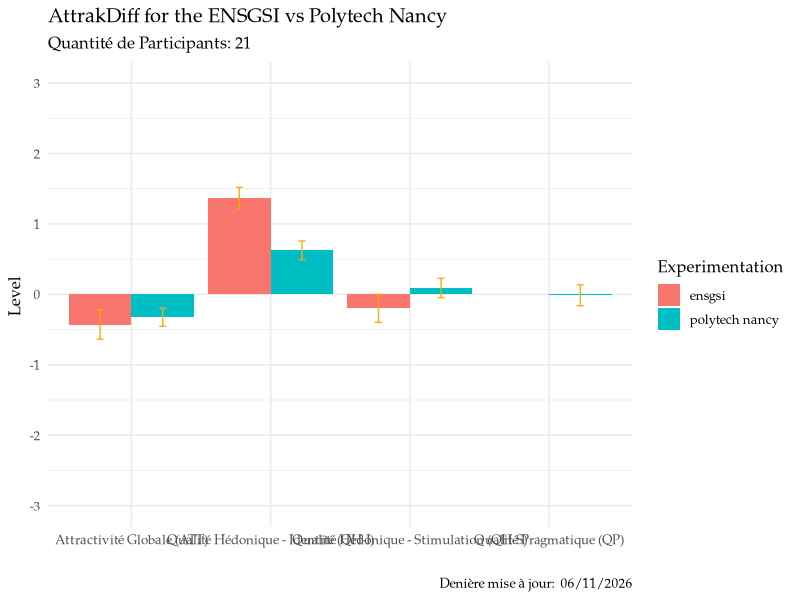
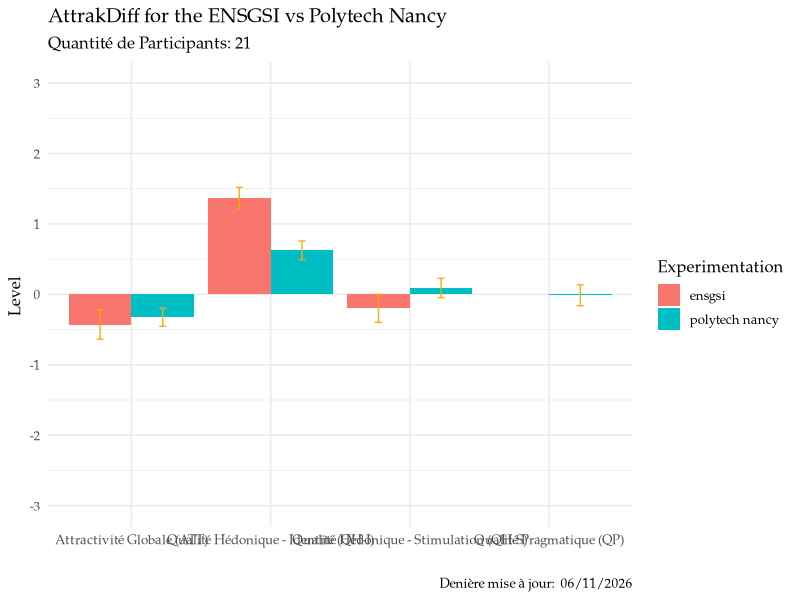
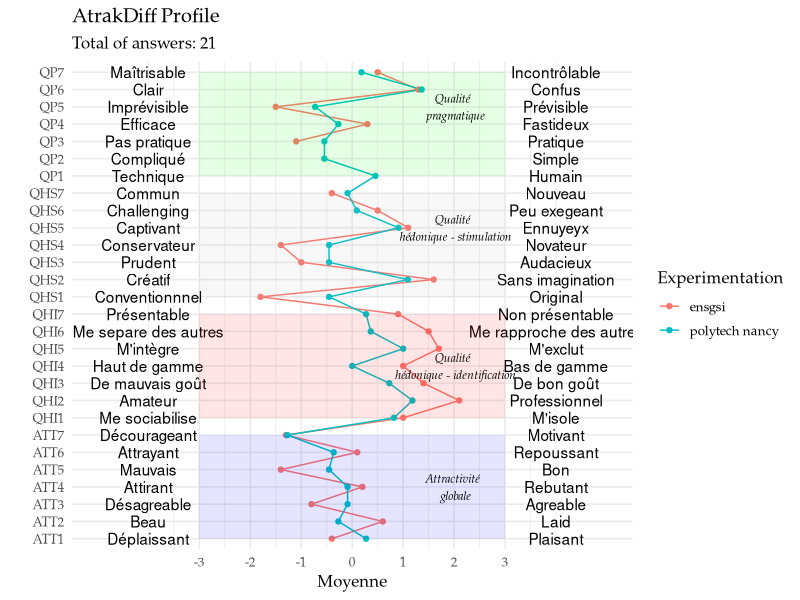
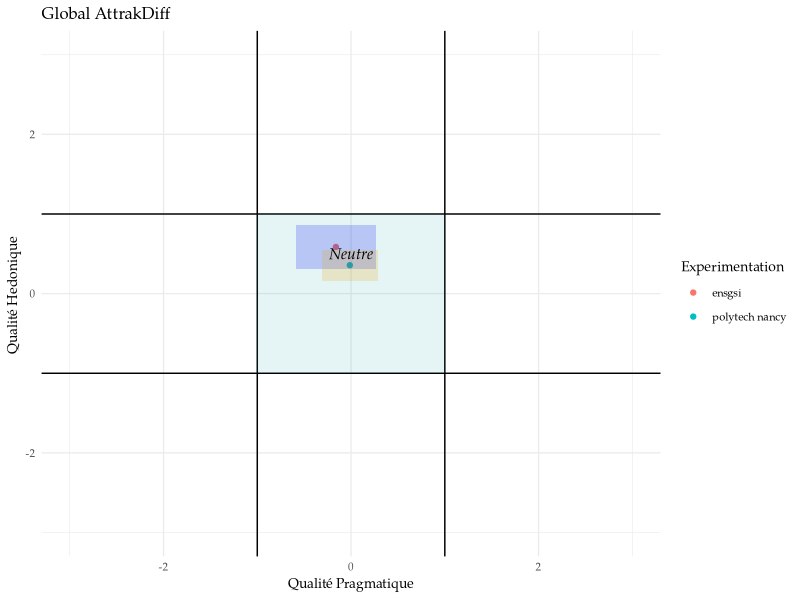
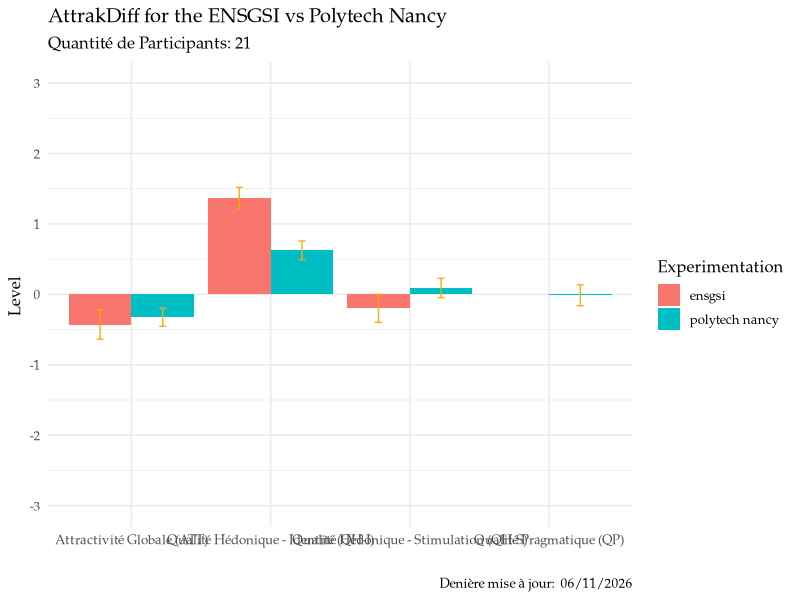
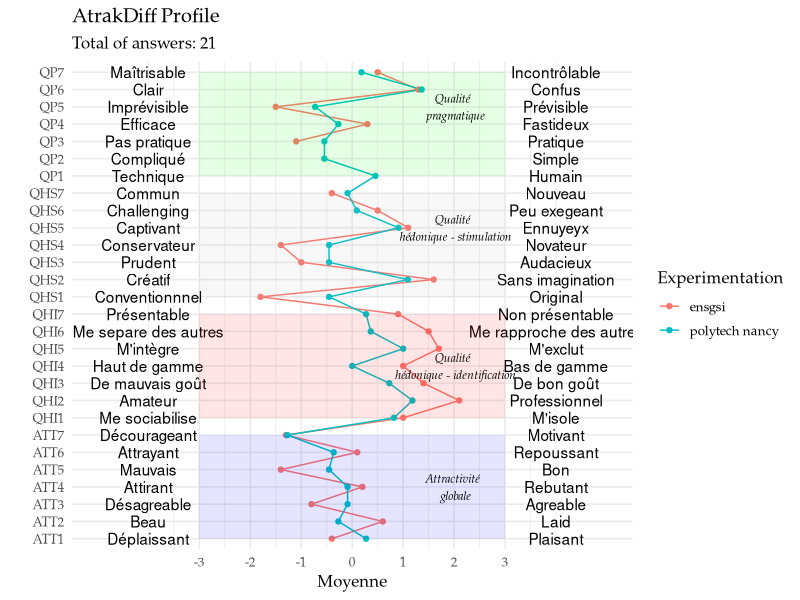
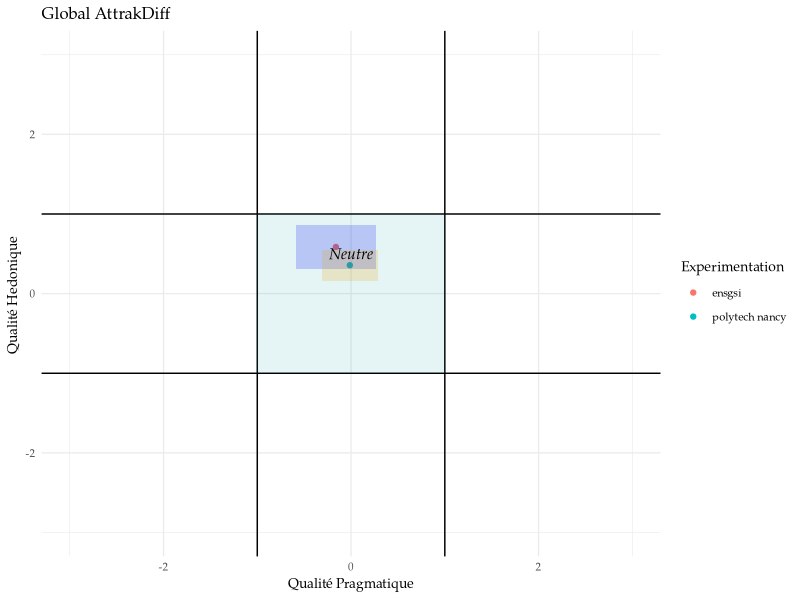

Generate these figures, in order, with R:
# ================ Script for data analysis ================
# Create a reproductible Script that enables the analysis of the AttrakDiff / UEQ Methodology

# Content:
#   1. Reading the Excel/CSV Data
#   2. Treating Excel/CSV Data
#   3. Making the Tables and the Graphics
#   4. Introduce the results in Rmarkdown table.

# Load the packages ----
library(tidyverse) # Data Science Tools
library(readxl)  # Read a Excel File


#  Reading the Data ----
## Méthodologie Attrakdiff ----
Attrakdiff <- read_csv("data/Data Experimentaion - Attrakdiff.csv")

### Version 2 Attrakdiff
Attrakdiff_donnes_final <- 
  Attrakdiff %>% 
  filter(Group == "Linda-Yasmine-Rodrigo-Syrine") %>% 
  select(Group:Status, QP1:ATT7)

titre <- "AttrakDiff for the ENSGSI vs Polytech Nancy"


# Data Analysis of the Methodologies ----
# Step 1 : Transformer les donnes dans une version longe ----
## function `gather()`: Fusionne des colonnes en lignes. 

## AttrakDiff Step 1 ----
Attrakdiff.step.1 <- Attrakdiff_donnes_final %>% gather(QP1:ATT7, key = "Variable", value = "Value")



# Step 2: Changer l'echelle des réponsesentre le range de (-3, +3)  ----
## function `mutate()`: Calcule et ajoute une ou plusieurs nouvelles variables
## function `case_when()`: Faire quelque chose en function d'une premise logique.


## AttrakDiff Step 2 ----

## Changing the scale of the answers (Page 16 du PDF) 
## See: https://carinelallemand.files.wordpress.com/2015/09/version-franc3a7aise-attrakdiff_lallemand_2015.pdf

Attrakdiff.step.2 <- 
  Attrakdiff.step.1 %>% 
  mutate(Valeur_ajuste = 
           case_when(
             Value == 7 ~ 3,
             Value == 6 ~ 2,
             Value == 5 ~ 1,
             Value == 4 ~ 0,
             Value == 3 ~ -1,
             Value == 2 ~ -2,
             Value == 1 ~ -3,
             TRUE ~ Value
           )
  )


# Step 3: Inverser certain valeurs en fonction de la Méthodplogie ----
## AttrakDiff Step 3 ----
### Approach 1 : en faisant pour chaque Variable ----
Attrakdiff.step.3 <- 
  Attrakdiff.step.2 %>% 
  mutate(Valeur_inverse= case_when(
    Variable == "QP1"   ~  Valeur_ajuste*(-1),
    Variable == "QP2"   ~  Valeur_ajuste*(-1),
    Variable == "QP3"   ~  Valeur_ajuste*(-1),
    Variable == "QP5"   ~  Valeur_ajuste*(-1),
    Variable == "ATT1"  ~  Valeur_ajuste*(-1),
    Variable == "ATT3"  ~  Valeur_ajuste*(-1),
    Variable == "ATT5"  ~  Valeur_ajuste*(-1),
    Variable == "ATT7"  ~  Valeur_ajuste*(-1),
    Variable == "QHS1"  ~  Valeur_ajuste*(-1),
    Variable == "QHS3"  ~  Valeur_ajuste*(-1),
    Variable == "QHS4"  ~  Valeur_ajuste*(-1),
    Variable == "QHS7"  ~  Valeur_ajuste*(-1),
    Variable == "QHS1"  ~  Valeur_ajuste*(-1),
    Variable == "QHS3"  ~  Valeur_ajuste*(-1),
    Variable == "QHS4"  ~  Valeur_ajuste*(-1),
    Variable == "QHS7"  ~  Valeur_ajuste*(-1),
    Variable == "QHS7"  ~  Valeur_ajuste*(-1),
    TRUE ~ Valeur_ajuste
  )
  )



# Step 4: Grouper les dimmensions du Modèle correspondant ----
## AttrakDiff Step 4 ----
Attrakdiff.step.4 <-
  Attrakdiff.step.3 %>% 
  mutate(
    Facteurs =
      case_when(
        str_detect(Variable, "QP") ~ "Qualité Pragmatique (QP)",
        str_detect(Variable, "QHS") ~ "Qualité Hédonique - Stimulation (QH-S)",
        str_detect(Variable, "QHI") ~ "Qualité Hédonique - Identité (QH-I)",
        str_detect(Variable, "ATT") ~ "Attractivité Globale (ATT)",
        TRUE ~ "ATTENTION, Erreur dans la basses de donnes"
      ))




# Step 5: Calculer les valeur moyennes et leur deviation standards ----
## function `group_by()`: Regroupe les observations par rapport à une ou plusieurs variables

# More Info: # https://www.r-graph-gallery.com/4-barplot-with-error-bar.html

## AttrakDiff Step 5 ----
Attrakdiff.step.5 <-
  Attrakdiff.step.4 %>%
  group_by(Experimentation,Facteurs) %>%
  summarise(Mean = mean(Valeur_inverse),
            Stand_dev = sd(Valeur_inverse),
            Se = Stand_dev / sqrt(length(Valeur_inverse))
  ) 



# Global Results ----
Attrakdiff.Results <- list()


### AttrakDiff Graphique 1 ----
Attrakdiff.Results$Graphique.1 <-
  Attrakdiff.step.5 %>% 
  ggplot() +
  aes( x=Facteurs, y=Mean, fill=Experimentation) +
  geom_bar(stat = "identity", position=position_dodge()) +
  geom_errorbar( aes(x=Facteurs, 
                     ymin = Mean - Se,
                     ymax = Mean + Se ),
                 position=position_dodge(.9),
                 width=0.1, colour="orange", alpha=0.9, size=0.5) +
  scale_y_continuous(limits = c(-3,3), breaks = c(-3:3)) +
  labs(x = "",
       y = "Level ",
       title = titre,
       subtitle = paste("Quantité de Participants:" , Attrakdiff_donnes_final %>% nrow()),
       caption =  paste("Denière mise à jour: ", Sys.time() %>% format( '%d/%m/%Y'))
  ) +
  theme_minimal(base_size = 12, base_family = "Palatino") +
  theme(
    legend.position = "right",
    panel.border = element_blank(),
    panel.spacing = unit(0.1, "lines"),
    strip.text.x = element_text(size = 18, family = "Palatino")
  )


### Saving the global Results
Attrakdiff.Results$Graphique.1
Attrakdiff.Results$Tableau_1 <- Attrakdiff.step.5




# Graphique 2:   ----
## function `left_join()`: Fusionne des tableaux

## AttrakDiff Graphique 2 ----
### Charger les donnes des parametres d'Attrakdiff du Google Docs
Attrakdiff.parameters <- read_csv("data/Data Experimentaion - Parameters Attrakdiff.csv")
Attrakdiff.parameters <- 
  Attrakdiff.parameters %>% arrange(Variable)



Attrakdiff.step.6 <- 
  Attrakdiff.step.4 %>% 
  group_by(Experimentation,Facteurs,Variable) %>% 
  summarise(Mean = mean(Valeur_inverse)) %>% 
  left_join(Attrakdiff.parameters, by="Variable")

# Faire que certain variables deviennent des variables catégoriques. 
Attrakdiff.step.7 <- 
  Attrakdiff.step.6 %>% 
  mutate(
    Variable = factor(Variable),
    Scale = factor(Scale),
    Left = factor(Left),
    Right = factor(Right)
  )





Attrakdiff.Results$Graphique.2 <-
  Attrakdiff.step.7 %>%
  ggplot() + 
  aes(x = Variable, y=Mean, group=Experimentation, color=Experimentation) + 
  geom_line() +
  geom_point() +
  coord_flip() +
  annotate("text", x = 1:28, y = -4, label = Attrakdiff.parameters$Right ) +
  annotate("text", x = 1:28, y = 4, label = Attrakdiff.parameters$Left ) +
  scale_y_continuous(name="Moyenne", breaks=seq(-3,3,1), limits=c(-5, 5)) +
  theme_minimal(base_size = 12, base_family = "Palatino") +
  annotate("rect", xmin=c(1,8,15,22), xmax=c(7,14,21,28),
           ymin=rep(-3,4), ymax=rep(3, 4),
           alpha = .1 , fill = c("blue", "red", "grey","green")) +
  annotate("text",
           y = c(2, 2, 2, 2),
           x = c(4, 11, 19, 26),
           label = c("Attractivité \n globale",
                     "Qualité \n hédonique - identification",
                     "Qualité \n hédonique - stimulation",
                     "Qualité \n pragmatique"),
           family = "Palatino", fontface = 3, size=3) +
  labs(x = "",
       y = "Level ",
       title = "AtrakDiff Profile",
       subtitle = paste("Total of answers:" , Attrakdiff_donnes_final %>% nrow() ) 
  ) +
  theme(
    legend.position = "right",
    panel.border = element_blank(),
    panel.spacing = unit(0.1, "lines"),
    strip.text.x = element_text(size = 18, family = "Palatino")
  )

# Saving the File
#ggsave("figures/AttrakDiff-2.jpg", width = 7, height = 7, dpi="print" )




# Graphique 3 ----
## Attrakdiff Graphique 3 ----
Attrakdiff.step.8 <-
  Attrakdiff.step.4 %>% 
  filter(Facteurs == "Qualité Hédonique - Stimulation (QH-S)" | 
           Facteurs == "Qualité Hédonique - Identité (QH-I)") %>%
  group_by(Experimentation) %>% 
  summarise(QH = mean(Valeur_inverse),
            QH_sd = sd(Valeur_inverse),
            QH_IC_min = t.test(Valeur_inverse)$conf.int[1], # see https://larmarange.github.io/analyse-R/intervalles-de-confiance.html
            QH_IC_max = t.test(Valeur_inverse)$conf.int[2]
  )

Attrakdiff.step.9 <-
  Attrakdiff.step.4 %>%
  filter(Facteurs == "Qualité Pragmatique (QP)") %>%
  drop_na() %>% 
  group_by(Experimentation) %>% 
  summarise(QP = mean(Valeur_inverse),
            QP_sd = sd(Valeur_inverse),
            QP_IC_min = t.test(Valeur_inverse)$conf.int[1], # see https://larmarange.github.io/analyse-R/intervalles-de-confiance.html
            QP_IC_max = t.test(Valeur_inverse)$conf.int[2]
  )


Attrakdiff.Table <- Attrakdiff.step.8 %>% left_join(Attrakdiff.step.9, by="Experimentation")
names(Attrakdiff.Table)


Attrakdiff.Results$Graphique.3 <-
  Attrakdiff.Table %>%
  ggplot() +
  aes(x=QP, y=QH, color=Experimentation) +
  geom_point()+
  ylim(-3,3)+ xlim(-3,3) +
  geom_hline(yintercept=c(-1,1))+
  geom_vline(xintercept=c(-1,1)) +
  annotate("rect", 
           xmin = Attrakdiff.Table$QP_IC_min, xmax = Attrakdiff.Table$QP_IC_max,
           ymin = Attrakdiff.Table$QH_IC_min, ymax = Attrakdiff.Table$QH_IC_max,
           alpha = .2 , fill = c("blue", "orange")) +
  annotate("rect", xmin=c(-1), xmax=c(1),
           ymin=c(-1), ymax=c(1),
           alpha = .1 , fill = c("#009999")) +
  annotate("text",
           y = c(0.5),
           x = c(0),
           label = c("Neutre"),
           family = "Palatino", fontface = 3, size=4) +
  labs(title = "Global AttrakDiff ",
       #subtitle = paste("Total of answers:" , total),
       x = "Qualité Pragmatique",
       y = "Qualité Hedonique ") +
  theme_minimal(base_size = 10, base_family = "Palatino")
#ggsave("figures/AttrakDiff-3.jpg", width = 5, height = 7, dpi="print" )

rm(Attrakdiff.Table )



# Saving the File
#ggsave("Figures/UEQ-3.jpg", width = 10, height = 5, dpi="print" )

Attrakdiff.Results$Graphique.1
ggsave("figures/Attrakdiff-1.jpg", width = 10, height = 5, dpi="print" )

Attrakdiff.Results$Graphique.2
ggsave("figures/Attrakdiff-2.jpg", width = 8, height = 8, dpi="print" )

Attrakdiff.Results$Graphique.3
ggsave("Figures/Attrakdiff-3.jpg", width = 10, height = 5, dpi="print" )